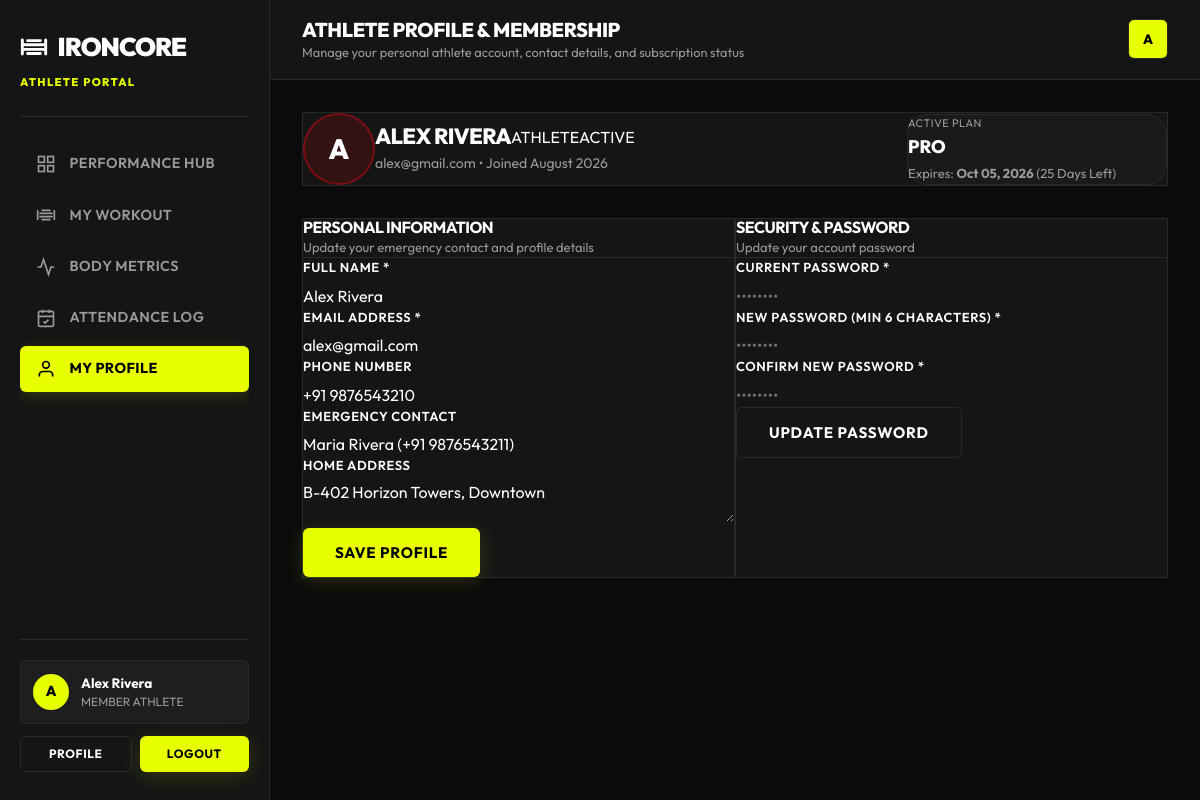
/member/profile.php (signed in), run on the app's committed database.
### tables this page shows
CREATE TABLE IF NOT EXISTS `users` (
    `id` INT AUTO_INCREMENT PRIMARY KEY,
    `full_name` VARCHAR(100) NOT NULL,
    `email` VARCHAR(150) NOT NULL UNIQUE,
    `password_hash` VARCHAR(255) NOT NULL,
    `role` ENUM('admin', 'trainer', 'member') NOT NULL DEFAULT 'member',
    `avatar` VARCHAR(255) NULL,
    `status` ENUM('active', 'inactive', 'suspended') NOT NULL DEFAULT 'active',
    `created_at` TIMESTAMP DEFAULT CURRENT_TIMESTAMP,
    `updated_at` TIMESTAMP DEFAULT CURRENT_TIMESTAMP ON UPDATE CURRENT_TIMESTAMP,
    INDEX `idx_email` (`email`),
    INDEX `idx_role` (`role`)
);

CREATE TABLE IF NOT EXISTS `subscriptions` (
    `id` INT AUTO_INCREMENT PRIMARY KEY,
    `member_id` INT NOT NULL,
    `plan_id` INT NOT NULL,
    `start_date` DATE NOT NULL,
    `end_date` DATE NOT NULL,
    `auto_renew` TINYINT(1) DEFAULT 1,
    `status` ENUM('active', 'expired', 'cancelled', 'pending') DEFAULT 'active',
    `created_at` TIMESTAMP DEFAULT CURRENT_TIMESTAMP,
    FOREIGN KEY (`member_id`) REFERENCES `members`(`id`) ON DELETE CASCADE,
    FOREIGN KEY (`plan_id`) REFERENCES `membership_plans`(`id`) ON DELETE RESTRICT,
    INDEX `idx_sub_member` (`member_id`),
    INDEX `idx_sub_status` (`status`)
);

CREATE TABLE IF NOT EXISTS `members` (
    `id` INT AUTO_INCREMENT PRIMARY KEY,
    `user_id` INT NOT NULL UNIQUE,
    `phone` VARCHAR(20) NULL,
    `emergency_contact` VARCHAR(100) NULL,
    `gender` ENUM('male', 'female', 'other') NULL,
    `dob` DATE NULL,
    `address` TEXT NULL,
    `join_date` DATE NOT NULL,
    `created_at` TIMESTAMP DEFAULT CURRENT_TIMESTAMP,
    FOREIGN KEY (`user_id`) REFERENCES `users`(`id`) ON DELETE CASCADE
);

CREATE TABLE IF NOT EXISTS `membership_plans` (
    `id` INT AUTO_INCREMENT PRIMARY KEY,
    `title` VARCHAR(100) NOT NULL,
    `tag` VARCHAR(50) NULL,
    `price` DECIMAL(10,2) NOT NULL,
    `billing_cycle` ENUM('monthly', 'annual') NOT NULL DEFAULT 'monthly',
    `duration_days` INT NOT NULL DEFAULT 30,
    `description` TEXT NULL,
    `features` JSON NULL,
    `is_recommended` TINYINT(1) DEFAULT 0,
    `status` ENUM('active', 'inactive') DEFAULT 'active',
    `created_at` TIMESTAMP DEFAULT CURRENT_TIMESTAMP
);

### app/views/member/profile.php (the view, shortened to what the rows shown need)
<?php
require_once __DIR__ . '/../../services/GymManagementService.php';
$userId = (int) ($_SESSION['user_id'] ?? 0);
$svc = new GymManagementService();
$user = $svc->getUserById($userId);
$member = $svc->getMemberByUserId($userId);
$memberData = $svc->memberDashboard($userId);
$sub = $memberData['subscription'];
?>
<!DOCTYPE html>
<html lang="en">
<head>
  <link rel="stylesheet" href="/assets/css/style.css">
  <link rel="stylesheet" href="/assets/css/dashboard.css">
  <link rel="stylesheet" href="/assets/css/responsive.css">
  <link rel="stylesheet" href="/assets/css/admin-modules.css">
</head>
<body style="background-color: var(--color-bg);">
  <div class="dashboard-shell">
    <?php
    require_once __DIR__ . '/../layouts/member_nav.php';
    ?>
      <main class="dashboard-body">
        <section class="modern-card" style="padding: var(--space-6); background: var(--color-surface); border: 1px solid var(--color-border); border-radius: var(--radius-xl); margin-bottom: var(--space-6);">
          <div style="display: flex; align-items: center; justify-content: space-between; gap: var(--space-5); flex-wrap: wrap;">
            <div style="display: flex; align-items: center; gap: var(--space-4);">
              <div class="avatar-circle" style="width: 72px; height: 72px; font-size: 28px; font-weight: 800; background: rgba(229, 9, 20, 0.15); color: var(--color-primary); border: 2px solid rgba(229, 9, 20, 0.4);">
                <?= strtoupper(substr($user['full_name'] ?? 'Athlete', 0, 1)) ?>
              </div>
              <div>
                <div style="display: flex; align-items: center; gap: var(--space-3); flex-wrap: wrap;">
                  <h2 style="font-size: 22px; font-weight: 800; color: var(--color-text); margin: 0;"><?= htmlspecialchars($user['full_name'] ?? 'Athlete') ?></h2>
                  <span class="badge badge-primary">ATHLETE</span>
                  <span class="badge <?= ($sub && $sub['status'] === 'active') ? 'badge-success' : 'badge-warning' ?>">
                    <?= $sub ? strtoupper($sub['status']) : 'NO MEMBERSHIP' ?>
                  </span>
                </div>
                <p style="font-size: 14px; color: var(--color-text-muted); margin: 4px 0 0 0;">
                  <?= htmlspecialchars($user['email'] ?? '') ?> • Joined <?= date('F Y', strtotime($member['join_date'] ?? 'now')) ?>
                </p>
              </div>
            </div>
            <?php if ($sub): ?>
            <div style="padding: var(--space-4); background: rgba(255,255,255,0.02); border: 1px solid var(--color-border); border-radius: var(--radius-lg); min-width: 260px;">
              <div style="font-size: 11px; text-transform: uppercase; color: var(--color-text-muted); letter-spacing: 0.5px;">Active Plan</div>
              <div style="font-size: 18px; font-weight: 800; color: var(--color-primary); margin-top: 2px;"><?= htmlspecialchars($sub['plan_title']) ?></div>
              <div style="font-size: 13px; color: var(--color-text-muted); margin-top: 4px;">
                Expires: <strong style="color: var(--color-text);"><?= htmlspecialchars(date('M d, Y', strtotime($sub['end_date']))) ?></strong> (<?= (int)$memberData['days_remaining'] ?> Days Left)
              </div>
            </div>
            <?php endif; ?>
          </div>
        </section>
        <div style="display: grid; grid-template-columns: repeat(auto-fit, minmax(320px, 1fr)); gap: var(--space-6);">
          <section class="modern-card" style="padding: var(--space-6); background: var(--color-surface); border: 1px solid var(--color-border); border-radius: var(--radius-xl);">
            <form id="member-profile-form" onsubmit="submitMemberProfile(event)">
              <div style="display: flex; flex-direction: column; gap: var(--space-4);">
                <div>
                  <label class="form-label" style="font-size: 13px; font-weight: 600; color: var(--color-text); margin-bottom: 6px; display: block;">Full Name *</label>
                  <input type="text" name="full_name" class="form-input" value="<?= htmlspecialchars($user['full_name'] ?? '') ?>" required style="width: 100%;">
                </div>
                <div>
                  <label class="form-label" style="font-size: 13px; font-weight: 600; color: var(--color-text); margin-bottom: 6px; display: block;">Email Address *</label>
                  <input type="email" name="email" class="form-input" value="<?= htmlspecialchars($user['email'] ?? '') ?>" required style="width: 100%;">
                </div>
                <div>
                  <label class="form-label" style="font-size: 13px; font-weight: 600; color: var(--color-text); margin-bottom: 6px; display: block;">Phone Number</label>
                  <input type="text" name="phone" class="form-input" value="<?= htmlspecialchars($member['phone'] ?? '') ?>" placeholder="+1 (555) 000-0000" style="width: 100%;">
                </div>
                <div>
                  <label class="form-label" style="font-size: 13px; font-weight: 600; color: var(--color-text); margin-bottom: 6px; display: block;">Emergency Contact</label>
                  <input type="text" name="emergency_contact" class="form-input" value="<?= htmlspecialchars($member['emergency_contact'] ?? '') ?>" placeholder="Name & Phone" style="width: 100%;">
                </div>
                <div>
                  <label class="form-label" style="font-size: 13px; font-weight: 600; color: var(--color-text); margin-bottom: 6px; display: block;">Home Address</label>
                  <textarea name="address" class="form-input" rows="2" placeholder="Street Address, City..." style="width: 100%;"><?= htmlspecialchars($member['address'] ?? '') ?></textarea>
                </div>
              </div>
            </form>
          </section>
        </div>
      </main>
    </div>
  </div>
</body>
</html>

### data on the page
users: full_name "A", full_name "ALEX RIVERA", email "alex@gmail.com", full_name "Alex Rivera"
subscriptions: status "ACTIVE", plan.title "PRO", end_date "Oct 05, 2026"
members: join_date "August 2026", phone "+91 9876543210", emergency_contact "Maria Rivera (+91 9876543211)", address "B-402 Horizon Towers, Downtown"

### other printed values
$memberInitial "A"
$memberName "Alex Rivera"
$pageTitle "ATHLETE PROFILE & MEMBERSHIP"
$pageSubtitle "Manage your personal athlete account, contact details, and subscription status"
$memberData['days_remaining'] "25"
